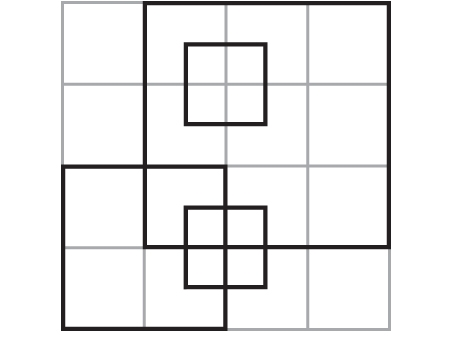
#> input picture checkboard.jpg, 454 x 353 px, found by its file name
$ jupyter execute feature_detectors.ipynb   (shell and % lines are left out)
#> lines starting #> are read from the running program, lines starting #| are printed output that depends on the picture; after the words box and inside, x2 and y2 are one past the last pixel; in counts of white or black regions, pixels touching at a corner belong together
<a href="https://colab.research.google.com/github/borislevant/cvplayground/blob/main/feature_detectors.ipynb" target="_parent"></a>

<a href="https://githubtocolab.com/borislevant/cvplayground/blob/main/feature_detectors.ipynb" target="_parent"></a>

## Feature Detectors
#### Excercising: Harris detector, etc.
##### Dr. Boris Levant, Dec 27, 2021

[cell 1]
from scipy import signal as sig
import numpy as np
from skimage import data, io, color
from skimage.feature import corner_harris, corner_peaks

import matplotlib.pyplot as plt
from matplotlib import cm

[cell 2]
imgorig=io.imread('images/checkboard.jpg')
#> imgorig is the input picture: shape (353, 454, 3); mean R, G, B 239.4, 239.2, 239.3
img=color.rgb2gray(imgorig)
plt.imshow(img, cmap='gray')

[cell 3]
def gradient_x(imggray):
    ##Sobel operator kernels.
    kernel_x = np.array([[-1, 0, 1],[-2, 0, 2],[-1, 0, 1]])
    return sig.convolve2d(imggray, kernel_x, mode='same')
def gradient_y(imggray):
    kernel_y = np.array([[1, 2, 1], [0, 0, 0], [-1, -2, -1]])
    return sig.convolve2d(imggray, kernel_y, mode='same')

I_x = gradient_x(img)
I_y = gradient_y(img)

[cell 4]
def calculate_harris_response(img, offset = 1, k = 0.05):
#> called with offset = 1, k = 0.05
  height, width = img.shape
#> height = 353; width = 454
  Ix = gradient_x(img)
  Iy = gradient_y(img)
  Ixx = Ix**2
  Ixy = Ix*Iy
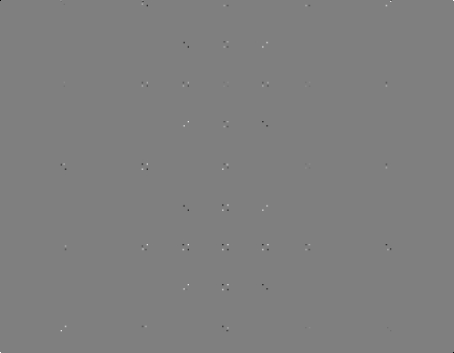
#> Ixy: shape (353, 454) float64; min -9, max 9, mean -1.7e-05; drawn with min black and max white
  Iyy = Iy**2

  Sxx = np.zeros((height, width))
  Sxy = np.zeros((height, width))
  Syy = np.zeros((height, width))

  for y in range(offset, height-offset):
      for x in range(offset, width-offset):
          Sxx[y, x] = np.sum(Ixx[y-offset:y+1+offset, x-offset:x+1+offset])
          Syy[y, x] = np.sum(Iyy[y-offset:y+1+offset, x-offset:x+1+offset])
          Sxy[y, x] = np.sum(Ixy[y-offset:y+1+offset, x-offset:x+1+offset])
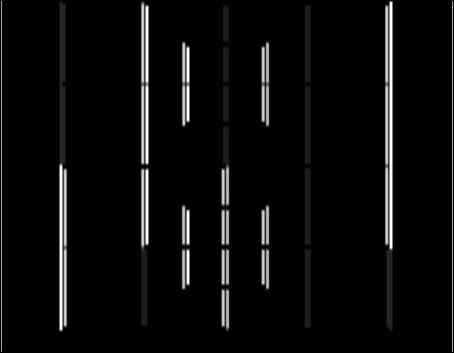
#> Sxx: shape (353, 454) float64; min 0, max 73.6, mean 3.1; drawn with min black and max white
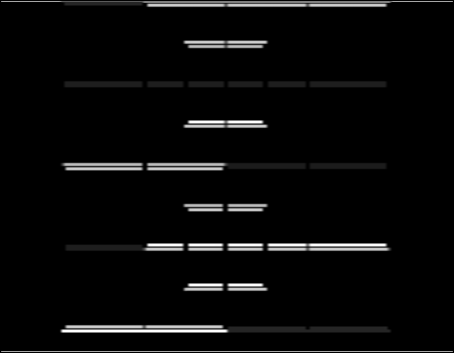
#> Syy: shape (353, 454) float64; min 0, max 73.61, mean 2.8; drawn with min black and max white

  det = (Sxx * Syy) - (Sxy**2)
  trace = Sxx + Syy
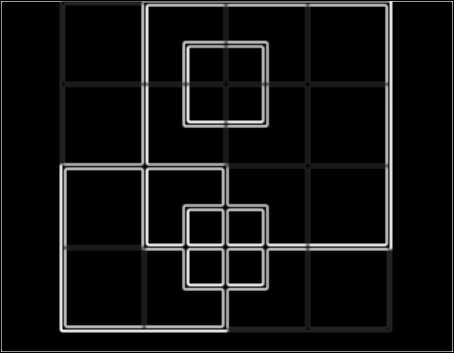
#> trace: shape (353, 454) float64; min 0, max 82.53, mean 5.9; drawn with min black and max white
  return det - k*(trace**2)
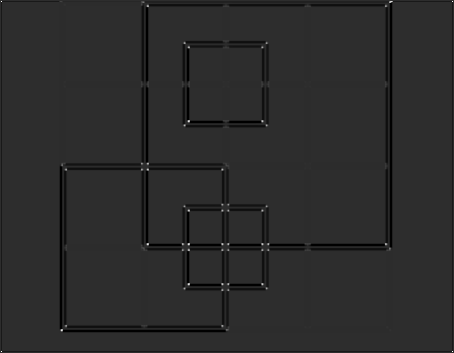
#> returned value: shape (353, 454) float64; min -270.9, max 1263.8, mean -12.4; drawn with min black and max white

harris_response = calculate_harris_response(img, offset = 1, k = 0.05)
plt.imshow(np.hstack([img, harris_response]), cmap='gray')
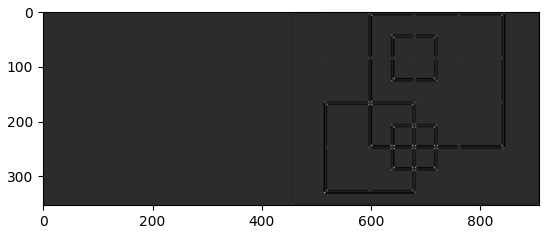
#> figure drawn by matplotlib, 1 panel

k is the sensitivity factor to separate corners from edges, typically a value close to zero, for my analysis I have taken k=0.04. Small values of k result in detection of sharp corners. The response R is an array of peak values of each row in the image. We can use these peak values to isolate corners and edges as I will describe in the next step.

####Step 5: Find edges and corners using R
Edge : r < 0

Corner : r > 0

Flat: r = 0

[cell 5]
img_copy_for_corners = np.copy(imgorig)
img_copy_for_edges = np.copy(imgorig)

for rowindex, response in enumerate(harris_response):
    for colindex, r in enumerate(response):
        if r > 0:
            # this is a corner
            img_copy_for_corners[rowindex, colindex] = [255,0,0]
        elif r < 0:
            # this is an edge
            img_copy_for_edges[rowindex, colindex] = [0,255,0]
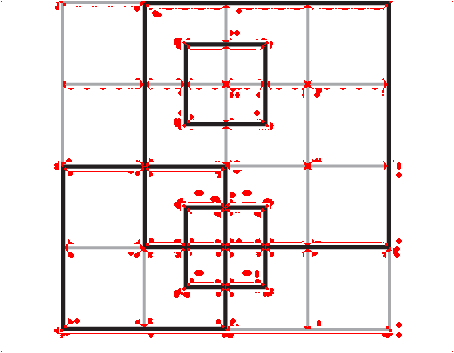
#> img_copy_for_corners: shape (353, 454, 3); 3.13% of pixels changed, all inside (x1, y1, x2, y2) = (1, 1, 453, 352)
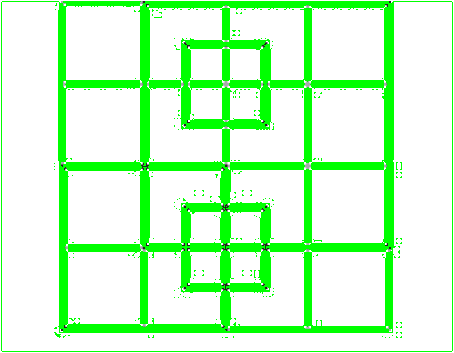
#> img_copy_for_edges: shape (353, 454, 3); mean R, G, B 202.1, 254.4, 202.1

plt.imshow(np.hstack([imgorig, img_copy_for_corners, img_copy_for_edges]), cmap='gray')
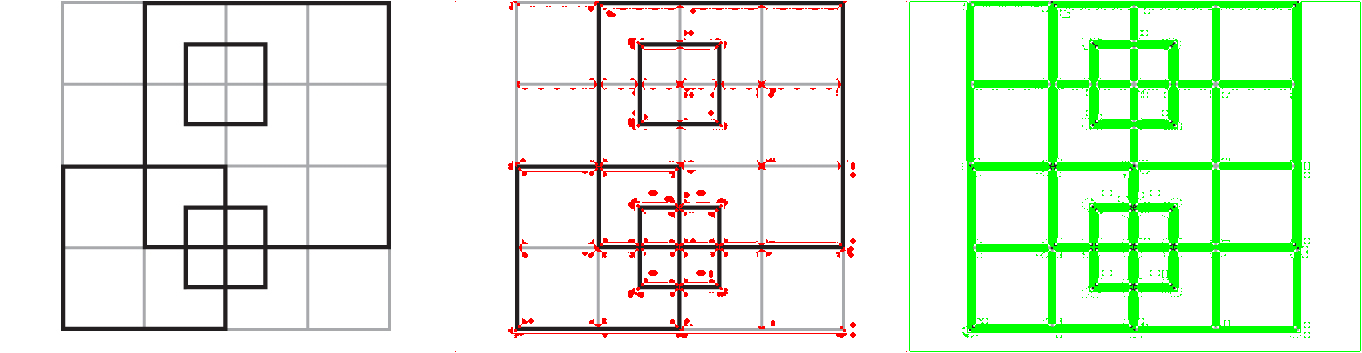
#> shown: shape (353, 1362, 3); mean R, G, B 227.1, 241.8, 224.5

[cell 6]
corners = corner_peaks(harris_response, min_distance=1, threshold_rel=0.03)
#> corners = 118 pairs, first value 1 to 351, second value 1 to 452
fig, ax = plt.subplots()
ax.imshow(img, interpolation='nearest', cmap=plt.cm.gray)
ax.plot(corners[:, 1], corners[:, 0], '.r', markersize=3)
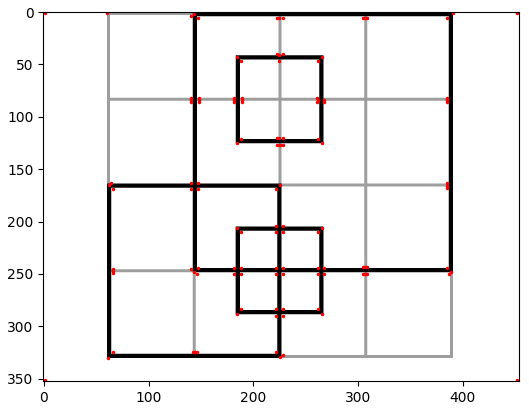
#> figure drawn by matplotlib, 1 panel
